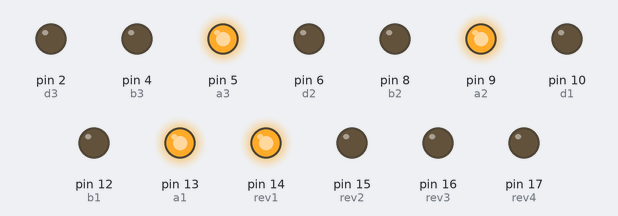
Bench run of a sketch on a simulated Arduino Uno, built with avr-gcc and run on an emulated ATmega328P. Shown: output pins drawn as LEDs (lit = HIGH). Pins used as bus, display or sensor lines are not drawn.

Above: at 0.01 s.
At 0.5 s:
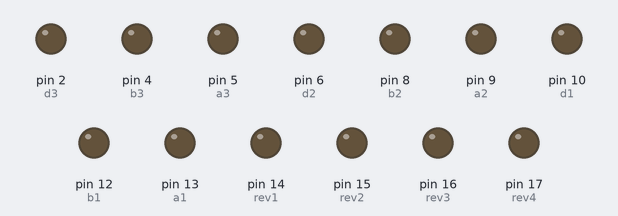
Timing chart, 0 to 2.0 s (numbered marks = the images above):
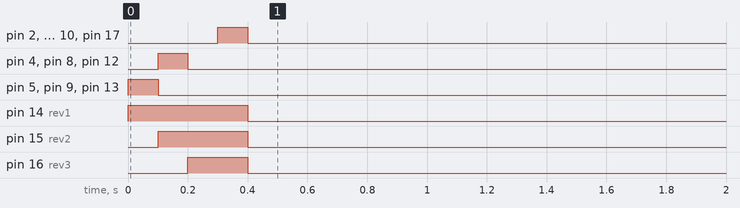

The sketch:

DRallyDash100.ino
```cpp
// (licence header left out)
#define lDisable1 NaN     //unused
#define rev1 14           //pin for RPM led 1
#define rev2 15           //pin for RPM led 2
#define rev3 16           //pin for RPM led 3
#define rev4 17           //pin for RPM led 4

#define a1 13             //Digit 1
#define b1 12
#define c1 11
#define d1 10

#define a2 9              //Digit 2
#define b2 8
#define c2 7
#define d2 6

#define a3 5              //Digit 3
#define b3 4
#define c3 3
#define d3 2
#define Srpin1 1          //unused - reserved
#define Srpin0 0          //unused - reserved
int dig1;
int dig2;
int dig3;

String msg;
String def;

void ledWrite(int ledValue, int led1, int led2, int led3, int led4) {

  if (ledValue == 0){
    //digitalWrite(lDisable1, HIGH);
    digitalWrite(led1, LOW);
    digitalWrite(led2, LOW);
    digitalWrite(led3, LOW);
    digitalWrite(led4, LOW);
  } else if (ledValue == 1) {
    //digitalWrite(lDisable1, HIGH);
    digitalWrite(led1, HIGH);
    digitalWrite(led2, LOW);
    digitalWrite(led3, LOW);
    digitalWrite(led4, LOW);
  } else if (ledValue == 2) {
    //digitalWrite(lDisable1, HIGH);
    digitalWrite(led1, LOW);
    digitalWrite(led2, HIGH);
    digitalWrite(led3, LOW);
    digitalWrite(led4, LOW);
  } else if (ledValue == 3) {
    //digitalWrite(lDisable1, HIGH);
    digitalWrite(led1, HIGH);
    digitalWrite(led2, HIGH);
    digitalWrite(led3, LOW);
    digitalWrite(led4, LOW);
  } else if (ledValue == 4) {
    //digitalWrite(lDisable1, HIGH);
    digitalWrite(led1, LOW);
    digitalWrite(led2, LOW);
    digitalWrite(led3, HIGH);
    digitalWrite(led4, LOW);
  } else if (ledValue == 5) {
    //digitalWrite(lDisable1, HIGH);
    digitalWrite(led1, HIGH);
    digitalWrite(led2, LOW);
    digitalWrite(led3, HIGH);
    digitalWrite(led4, LOW);
  } else if (ledValue == 6) {
    //digitalWrite(lDisable1, HIGH);
    digitalWrite(led1, LOW);
    digitalWrite(led2, HIGH);
    digitalWrite(led3, HIGH);
    digitalWrite(led4, LOW);
  } else if (ledValue == 7) {
    //digitalWrite(lDisable1, HIGH);
    digitalWrite(led1, HIGH);
    digitalWrite(led2, HIGH);
    digitalWrite(led3, HIGH);
    digitalWrite(led4, LOW);
  } else if (ledValue == 8) {
    //digitalWrite(lDisable1, HIGH);
    digitalWrite(led1, LOW);
    digitalWrite(led2, LOW);
    digitalWrite(led3, LOW);
    digitalWrite(led4, HIGH);
  } else if (ledValue == 9) {
    //digitalWrite(lDisable1, HIGH);
    digitalWrite(led1, HIGH);
    digitalWrite(led2, LOW);
    digitalWrite(led3, LOW);
    digitalWrite(led4, HIGH);
  }

}

void setup() {
  dig1 = 0;
  dig2 = 0;
  dig3 = 0;
  //pinMode(lDisable1, OUTPUT);
  pinMode(a1, OUTPUT);
  pinMode(b1, OUTPUT);
  pinMode(c1, OUTPUT);
  pinMode(d1, OUTPUT);
  pinMode(a2, OUTPUT);
  pinMode(b2, OUTPUT);
  pinMode(c2, OUTPUT);
  pinMode(d2, OUTPUT);
  pinMode(a3, OUTPUT);
  pinMode(b3, OUTPUT);
  pinMode(c3, OUTPUT);
  pinMode(d3, OUTPUT);
  pinMode(rev1, OUTPUT);
  pinMode(rev2, OUTPUT);
  pinMode(rev3, OUTPUT);
  pinMode(rev4, OUTPUT);
  // Start of boot sequence. Test of LEDs and allowing time for the serial connection to estabilish.
  Serial.begin(9600);
  // Following lines are for testing purposes (can be deactivated if needed)
  digitalWrite(rev1, HIGH);
  ledWrite(1, a1, b1, c1, d1);
  ledWrite(1, a2, b2, c2, d2);
  ledWrite(1, a3, b3, c3, d3);
  delay(100);
  digitalWrite(rev2, HIGH);
  ledWrite(2, a1, b1, c1, d1);
  ledWrite(2, a2, b2, c2, d2);
  ledWrite(2, a3, b3, c3, d3);
  delay(100);
  digitalWrite(rev3, HIGH);
  ledWrite(4, a1, b1, c1, d1);
  ledWrite(4, a2, b2, c2, d2);
  ledWrite(4, a3, b3, c3, d3);
  delay(100);
  digitalWrite(rev4, HIGH);
  ledWrite(8, a1, b1, c1, d1);
  ledWrite(8, a2, b2, c2, d2);
  ledWrite(8, a3, b3, c3, d3);
  delay(100);
  // Set the initial position of the dashboard
  digitalWrite(rev1, LOW);
  digitalWrite(rev2, LOW);
  digitalWrite(rev3, LOW);
  digitalWrite(rev4, LOW);
  ledWrite(0, a1, b1, c1, d1);
  ledWrite(0, a2, b2, c2, d2);
  ledWrite(0, a3, b3, c3, d3);
  }

void loop() {
  if (Serial.available() > 0) {
    msg = Serial.readStringUntil('\n');

    def = msg.charAt(0);
    if (def == "s") {                               // speed display
      dig1 = msg.substring(1, 2).toInt();
      dig2 = msg.substring(2, 3).toInt();
      dig3 = msg.substring(3, 4).toInt();
      ledWrite(dig1, a1, b1, c1, d1);
      ledWrite(dig2, a2, b2, c2, d2);
      ledWrite(dig3, a3, b3, c3, d3);
    } else if (def == "r") {                           // rpm LEDs
      if (msg.substring(1, 2).toInt() == 0) {
        digitalWrite(rev1, LOW);
        digitalWrite(rev2, LOW);
        digitalWrite(rev3, LOW);
        digitalWrite(rev4, LOW);
      } else if (msg.substring(1, 2).toInt() == 1) {
        digitalWrite(rev1, HIGH);
        digitalWrite(rev2, LOW);
        digitalWrite(rev3, LOW);
        digitalWrite(rev4, LOW);
      } else if (msg.substring(1, 2).toInt() == 2) {
        digitalWrite(rev1, HIGH);
        digitalWrite(rev2, HIGH);
        digitalWrite(rev3, LOW);
        digitalWrite(rev4, LOW);
      } else if (msg.substring(1, 2).toInt() == 3) {
        digitalWrite(rev1, HIGH);
        digitalWrite(rev2, HIGH);
        digitalWrite(rev3, HIGH);
        digitalWrite(rev4, LOW);
      } else if (msg.substring(1, 2).toInt() == 4) {
        digitalWrite(rev1, HIGH);
        digitalWrite(rev2, HIGH);
        digitalWrite(rev3, HIGH);
        digitalWrite(rev4, HIGH);
      }
    }
  }


}
```
